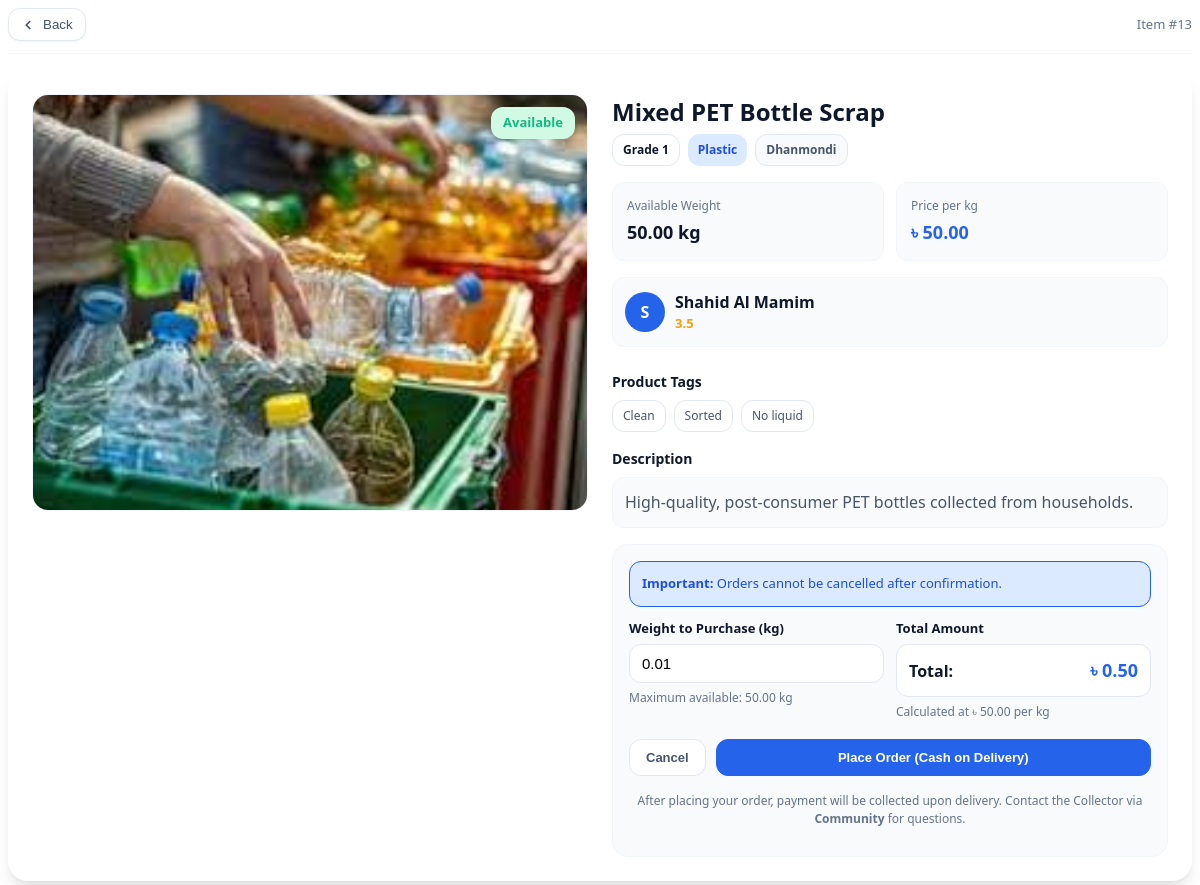
/marketplace/item/13/ (signed in), run on an earlier commit of the app's database.
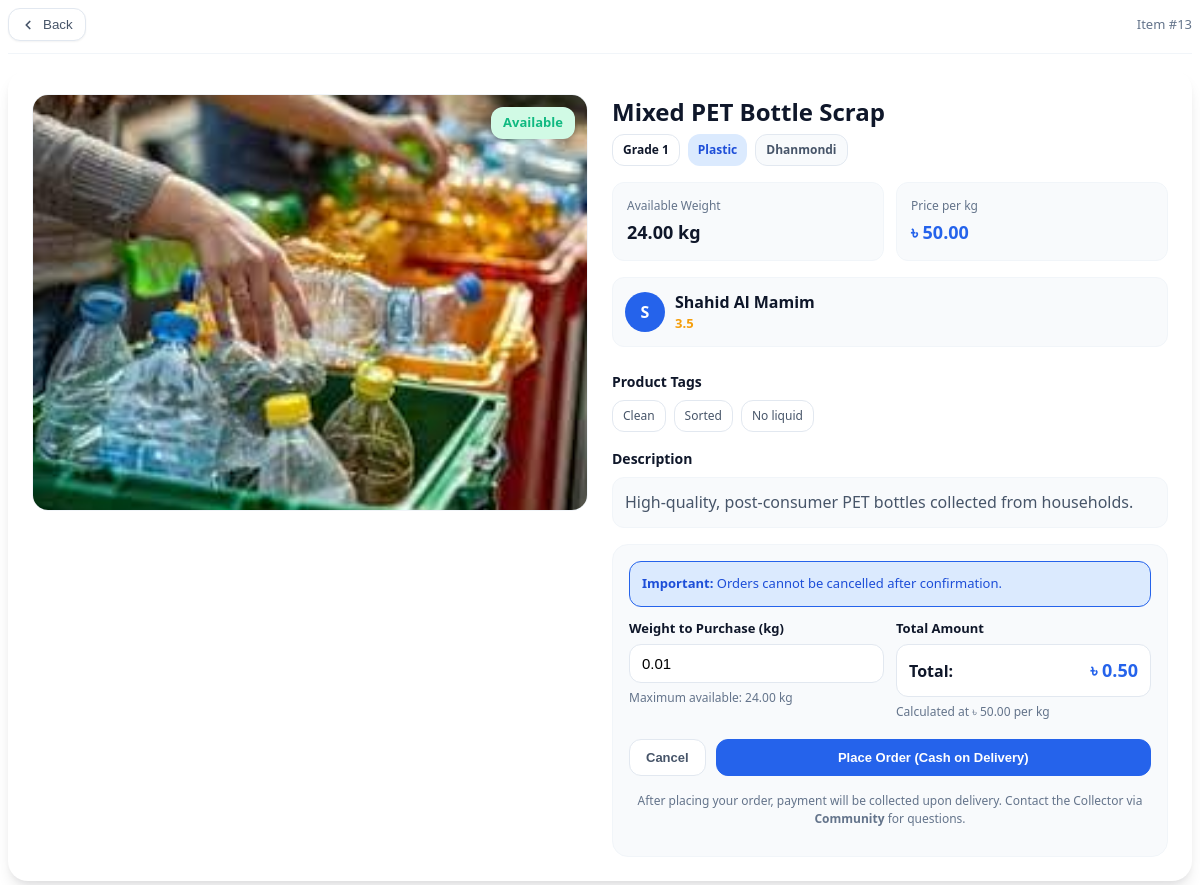
And on a later commit of the database.
### Marketplace/models.py (models this page shows, shortened)
class Marketplace(models.Model):
    class ProductType(models.TextChoices):
        METAL   = "metal",   "Metal"
        PLASTIC = "plastic", "Plastic"
        PAPER   = "paper",   "Paper"
        E_WASTE = "ewaste",  "E-waste"
        GLASS   = "glass",   "Glass"
    seller = models.ForeignKey(
        settings.AUTH_USER_MODEL,
        on_delete=models.PROTECT,
        related_name="market_listings",
        null=True, blank=True,
        limit_choices_to={
            "role__in": ["collector", "buyer", "recycler"],
            "is_approved": True,
        },
        help_text="Seller must be an approved Collector/Buyer/Recycler.",
    )
    name = models.CharField(max_length=200)
    product_type = models.CharField(max_length=20, choices=ProductType.choices)
    grade = models.IntegerField()
    is_available = models.BooleanField(default=True)
    description = models.TextField(blank=True, null=True)
    location = models.CharField(max_length=200)
    weight = models.DecimalField(max_digits=8, decimal_places=2)  # available stock (kg)
    price  = models.DecimalField(max_digits=10, decimal_places=2) # price per kg (BDT)
    tags   = models.ManyToManyField(MarketTag, blank=True, related_name="items")
    product_image = models.ImageField(
        upload_to="marketplace/products/",
        blank=True,
        null=True,
        help_text="Product image",
    )
    objects = MarketplaceQuerySet.as_manager()
    class Meta:
       db_table = "Marketplace_marketplace"
       ordering = ("id",)
    @property
    def seller_name(self) -> str:
        return (self.seller.name or "").strip() or self.seller.email
    @property
    def seller_average_rating(self) -> float:
        return float(getattr(self.seller, "average_rating", 0.0) or 0.0)

### User/models.py (models this page shows, shortened)
class User(AbstractBaseUser):
    ROLE_CHOICES = [
        ("household", "Household"),
        ("collector", "Collector"),
        ("recycler",  "Recycling Centre"),
        ("buyer",     "Buyer"),
    ]
    class ProductKind(models.TextChoices):
        PLASTIC = "plastic", "Plastic"
        PAPER   = "paper",   "Paper"
        GLASS   = "glass",   "Glass"
        METAL   = "metal",   "Metal"
        E_WASTE = "e_waste", "E-waste"
    email = models.EmailField(unique=True, db_index=True)
    password = models.CharField(max_length=128)
    role = models.CharField(max_length=20, choices=ROLE_CHOICES)
    collector_product = models.CharField(
        max_length=12,
        choices=ProductKind.choices,
        blank=True,
        help_text="Collector only: what type of material you collect.",
    )
    name = models.CharField(max_length=100, blank=True)
    phone = models.CharField(max_length=20, blank=True)
    address = models.CharField(max_length=255, blank=True)
    profile_image = models.ImageField(
        upload_to="user_avatars/%Y/%m/", blank=True, null=True,
        help_text="Upload a clear profile photo.",
    )
    map_url = models.URLField(
        blank=True,
        help_text="Google Maps link to your address.",
    )
    facebook = models.URLField(blank=True)
    instagram = models.URLField(blank=True)
    twitter  = models.URLField(blank=True)
    is_staff = models.BooleanField(default=False)
    is_superuser = models.BooleanField(default=False)
    is_active = models.BooleanField(default=False)
    is_approved = models.BooleanField(default=False)
    approved_at = models.DateTimeField(null=True, blank=True)
    approved_by = models.ForeignKey(
        "self", null=True, blank=True,
        on_delete=models.SET_NULL, related_name="approved_users"
    )
    date_joined = models.DateTimeField(default=timezone.now)
    id_card_image = models.ImageField(
        upload_to="user_ids/%Y/%m/",
        blank=True, null=True,
        help_text="ID/visiting card (required for Collector and Recycling Centre).",
    )
    average_rating = models.FloatField(default=0.0)
    ratings_count  = models.PositiveIntegerField(default=0)
    points = models.PositiveIntegerField(default=0, help_text="Total points available to redeem.")
    total_co2_saved_kg = models.DecimalField(
        max_digits=12, decimal_places=3, default=Decimal("0.000"),
        help_text="Lifetime CO₂ saved (kg).",
    )
    total_pickups = models.PositiveIntegerField(default=0, help_text="Lifetime pickups/recycles.")
    objects = UserManager()
    USERNAME_FIELD = "email"
    REQUIRED_FIELDS = ["role"]
    class Meta:
        ordering = ("-date_joined",)

### Marketplace/views.py (the view)
# urls.py: path("item/<int:pk>/", views.marketplace_detail, name="detail"),
@login_required
def marketplace_detail(request, pk: int):
    item = get_object_or_404(Marketplace.objects.with_seller_info(), pk=pk)
    return render(request, "Marketplace/detail_widget.html", {"item": item})

### Marketplace/models.py (called while the page is built)
    def with_seller_info(self):
        return (
            self.select_related("seller")
                .annotate(
                    seller_display_name=models.F("seller__name"),
                    seller_avg=models.F("seller__average_rating"),
                )
        )

### Templates/Marketplace/detail_widget.html (shortened to what the changed rows need)
{% load static %}
<div class="mp-detail-widget" id="mp-detail-{{ item.id }}"
     data-price="{{ item.price|floatformat:'2' }}"
     data-max="{{ item.weight|floatformat:'2' }}"
     data-available="{{ item.is_available|yesno:'true,false' }}"
     data-title="{{ item.name|escape }}">
  <div class="mpd-container">
    <div class="mpd-page-header">
      <button type="button" class="mpd-back-btn" data-mp-action="back">
        <svg width="14" height="14" viewBox="0 0 16 16" fill="none" aria-hidden="true">
          <path d="M10 12L6 8L10 4" stroke="currentColor" stroke-width="2" stroke-linecap="round" stroke-linejoin="round"/>
        </svg>
        Back
      </button>
      <div class="mpd-item-id">Item #{{ item.id }}</div>
    </div>
    <div class="mpd-card">
      <div class="mpd-grid">
        <div class="mpd-image-wrap">
          <div class="mpd-image-box">
            {% if item.product_image %}
              <img src="{{ item.product_image.url }}" alt="{{ item.name }}" class="mpd-img">
            {% else %}
              <img src="{% static 'img/placeholder-1280x720.jpg' %}" alt="No image available" class="mpd-img">
            {% endif %}
            <div class="mpd-status {% if item.is_available %}mpd-avail{% else %}mpd-sold{% endif %}">
              {% if item.is_available %}Available{% else %}Sold Out{% endif %}
            </div>
          </div>
        </div>
        <div class="mpd-info">
          <div>
            <h1 class="mpd-title">{{ item.name }}</h1>
            <div class="mpd-badges">
              <span class="mpd-badge mpd-badge-grade">Grade {{ item.grade }}</span>
              <span class="mpd-badge mpd-badge-type">{{ item.get_product_type_display }}</span>
              <span class="mpd-badge mpd-badge-loc">
                {{ item.location|default:"Location not set" }}
              </span>
            </div>
          </div>
          <div class="mpd-stats">
            <div class="mpd-stat">
              <div class="mpd-stat-label">Available Weight</div>
              <div class="mpd-stat-val">{{ item.weight }} kg</div>
            </div>
            <div class="mpd-stat">
              <div class="mpd-stat-label">Price per kg</div>
              <div class="mpd-stat-val mpd-price">৳ {{ item.price }}</div>
            </div>
          </div>
          <div class="mpd-seller">
            <div>
              <div style="font-weight:800">
                {{ item.seller_display_name|default:item.seller_name }}
              </div>
              <div title="Seller rating" style="font-size:13px;color:#f59e0b;font-weight:800">
                {{ item.seller_avg|default:item.seller_average_rating }}
              </div>
            </div>
          </div>
          <div>
            <p class="mpd-sec-title">Description</p>
            <div class="mpd-desc">
              {% if item.description %}
                {{ item.description }}
              {% else %}
                <span class="mpd-desc-empty">No description provided for this product.</span>
              {% endif %}
            </div>
          </div>
          <div class="mpd-order">
           <form class="mpd-form" method="post" action="{% url 'marketplace:buy' pk=item.id %}">
              <div class="mpd-row">
                <div class="mpd-field">
                  <label for="mpd-weight-{{ item.id }}" class="mpd-label">Weight to Purchase (kg)</label>
                  <input
                    id="mpd-weight-{{ item.id }}"
                    name="weight"
                    type="number"
                    step="0.01"
                    min="0.01"
                    max="{{ item.weight|floatformat:'2' }}"
                    placeholder="0.00"
                    class="mpd-input"
                    required
                  />
                  <div class="mpd-hint">Maximum available: {{ item.weight }} kg</div>
                </div>
                <div class="mpd-field">
                  <label class="mpd-label">Total Amount</label>
                  <div class="mpd-total">
                    <span>Total:</span>
                    <span class="mpd-total-amt">৳ <span data-mp-total>0.00</span></span>
                  </div>
                  <div class="mpd-hint">Calculated at ৳ {{ item.price }} per kg</div>
                </div>
              </div>
            </form>
          </div>
        </div>
      </div>
    </div>
  </div>
</div>

What changed in the data, as far as the page shows it:
changed Marketplace "Mixed PET Bottle Scrap": weight "50.00" → "24.00"
